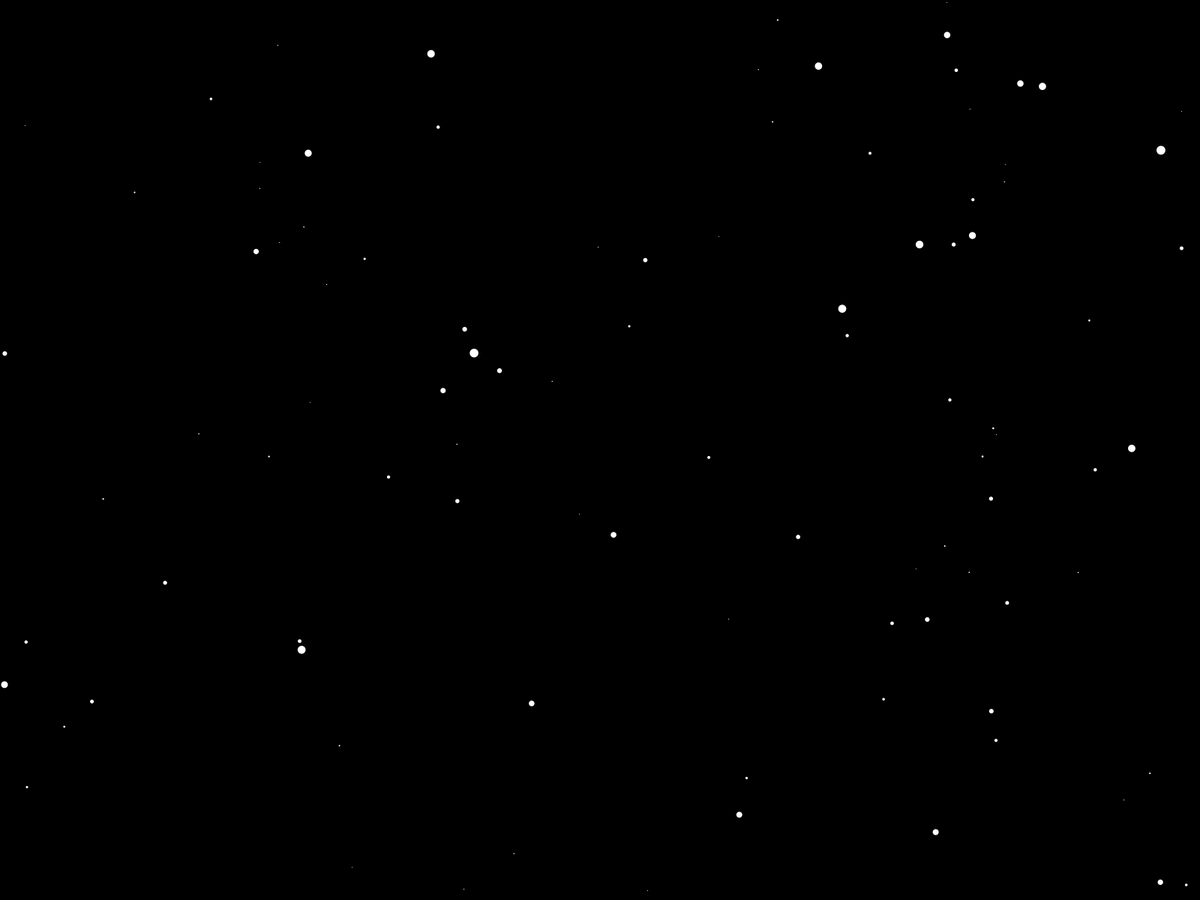
Frame 1 (no input)
Frame 60 (the mouse pressed at the canvas centre just before this capture): identical to frame 1, image omitted
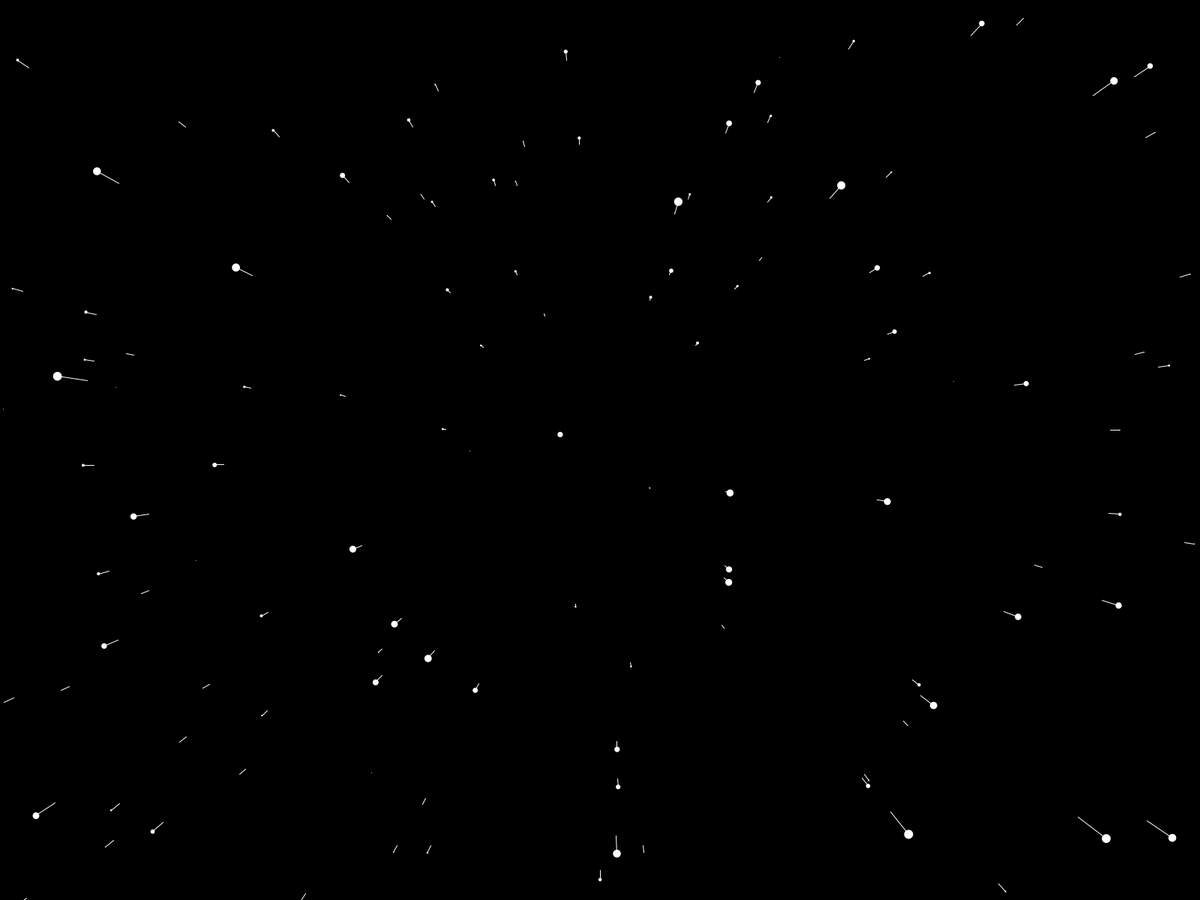
Frame 120 (the mouse held since frame 60 and released just before this capture)

The Processing sketch that drew these frames (run headless with seeded random() and noise(); from frame 60 on, the mouse is pressed at the canvas centre):

// Processing sketch: starfield
// ── starfield.pde
Star[] stars = new Star[800];
float speed;
void setup()
{

  fullScreen();
  for(int i =0; i < stars.length; i++)
  {
    stars[i] = new Star();
  }


}

void draw()
{
  speed = map(mouseX,0,width,0,50);
  background(0);
  translate(width/2,height/2);
  for(int i =0; i < stars.length; i++)
  {
    stars[i].update();
    stars[i].show();
  }
  
}

// ── star.pde
class Star
{

  float x;
  float y;
  float z;
  
  float pz;
 
  
  Star()
  {
    x = random(-width,width);
    y = random(-height,height);
    z = random(width);
    pz = z;
  }
  
  void update()
  {
    z = z - speed ;
    if(z < 1)
    {
      x = random(-width,width);
      y = random(-height,height);
      z = width;
      pz = z;
    }
  }
  
  void show()
  {
    fill(255);
    noStroke();
    
    float sx = map(x/z,0,1,0,width);
    float sy = map(y/z,0,1,0,height);
    float r = map(z,0,width,16,0);
    ellipse(sx,sy,r,r);
    float px = map(x/pz,0,1,0,width);
    float py = map(y/pz,0,1,0,height);
    pz = z;
    stroke(255);
    line(px,py,sx,sy);
    
  }
  
}
